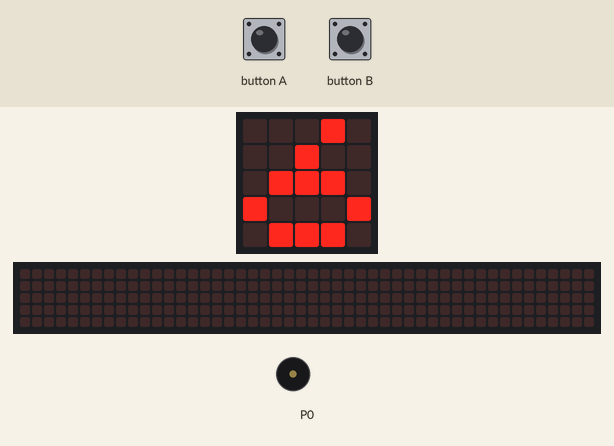
Recording of a program running on a simulated BBC micro:bit (MakeCode). Shown: the board's 5×5 LED display, a strip that is not on the board, showing the scrolling text unrolled, buzzer (waves = sounding). The test bench sets the inputs (shaded band). Random numbers come from a fixed seed; the 48×5 strip is a reading aid, not a part: it shows the text the display is scrolling, unrolled, one strip-width of it at a time.

Above: at 13.4 s.
14.7 s: button B pressed for 0.15 s
At 15.4 s:
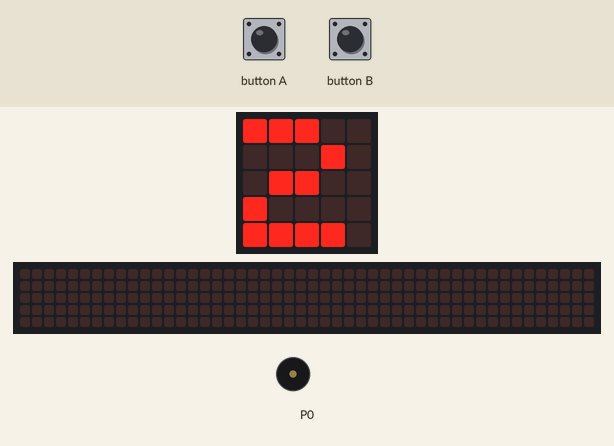
17.8 s: button A pressed for 0.15 s
At 20.32 s:
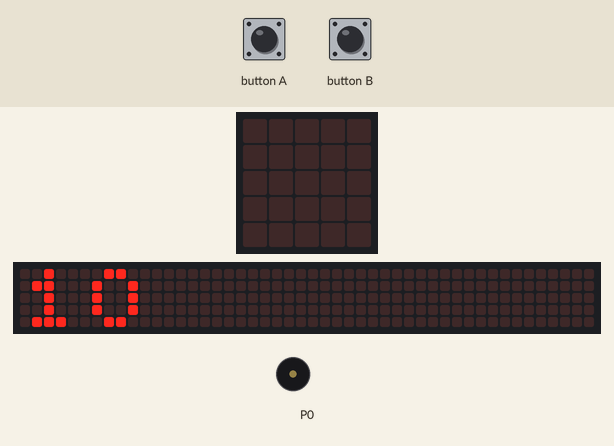
At 21.1 s:
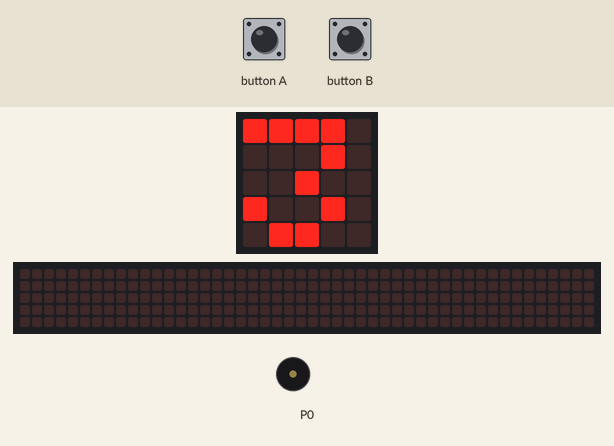
Timing chart, 0 to 22.6 s (numbered marks = the images above; inputs shaded):
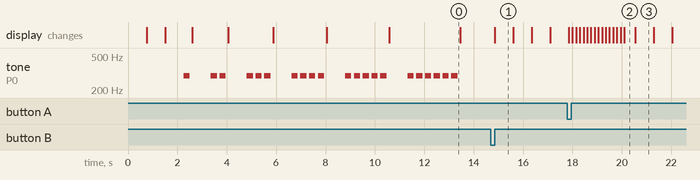

The program:

main.ts
```typescript
input.onButtonPressed(Button.A, function () {
    contador = 1
    while (!(contador == 11)) {
        basic.showNumber(contador)
        contador += 1
    }
    cambioC()
    basic.clearScreen()
})
function cambioC () {
    for (let index = 0; index < 4; index++) {
        basic.showIcon(IconNames.Asleep)
        basic.showIcon(IconNames.Sad)
        basic.showIcon(IconNames.Silly)
        basic.showIcon(IconNames.Happy)
    }
    basic.clearScreen()
}
input.onButtonPressed(Button.B, function () {
    contador = 2
    while (!(contador == 22)) {
        basic.showNumber(contador)
        contador += 2
    }
    cambioC()
    basic.clearScreen()
})
let contador = 0
let limite = randint(5, 10)
basic.showNumber(limite)
for (let contador = 0; contador <= limite; contador++) {
    basic.showNumber(contador)
    for (let index = 0; index < contador; index++) {
        music.playTone(294, music.beat(BeatFraction.Half))
        basic.pause(100)
    }
}
basic.clearScreen()
```

test.ts
```typescript
// aquí va el archivo "tests"; esto no se compilará cuando este paquete se utilice como una extensión.
```

Measured:
- after the input at 14.7 s, the display: changes after 0.15 s (image 1)
- what the display in image 1 shows lasts 0.7 s, from 14.9 s to 15.6 s
- what the display in image 2 shows lasts 0.5 s, from 20.1 s to 20.6 s
